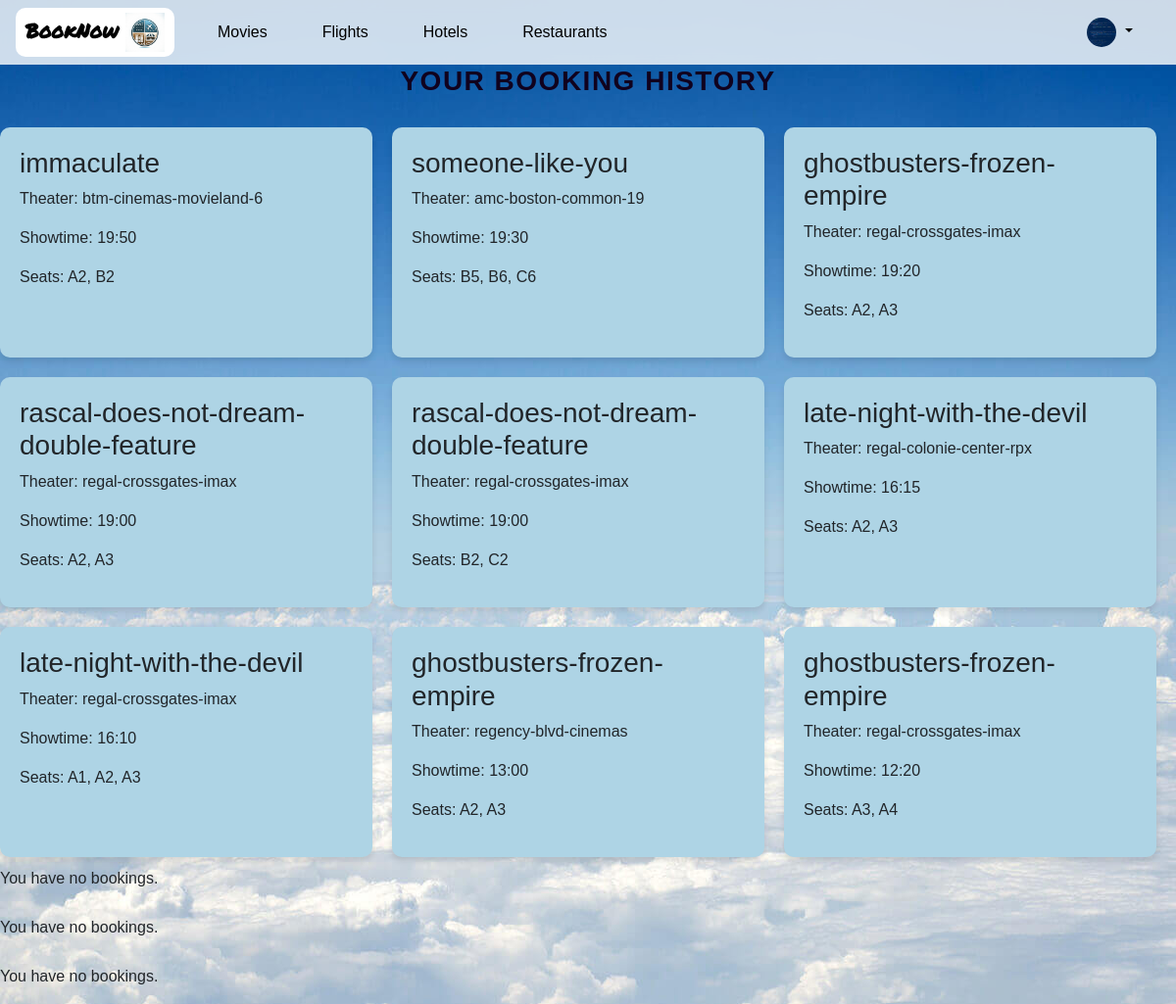
/history/ (signed in), run on the app's committed database.
### user/models.py (models this page shows, shortened)
class UserProfile(models.Model):
    user = models.OneToOneField(User, on_delete=models.CASCADE)
    name= models.CharField(max_length=100)
    lname=models.CharField(null=True,max_length=100,blank=True,default='')
    email = models.EmailField(null=True)
    profile_pic = models.ImageField(upload_to='profile_pics/', null=True, blank=True)
    address = models.TextField(null=True,blank=True)
    line1=models.TextField(null=True,blank=True,default='')
    line2=models.TextField(null=True,blank=True,default='')
    state=models.TextField(null=True,blank=True,default='')
    country=models.TextField(null=True,blank=True,default='')
    country_code=models.IntegerField( default=0)
    phno = models.IntegerField( default=0)

class MovieTickets(models.Model):
    user = models.ForeignKey(settings.AUTH_USER_MODEL, on_delete=models.CASCADE)
    theater = models.CharField(max_length=255)
    movie = models.CharField(max_length=255)
    showtime = models.CharField(max_length=25)
    booking_id = models.AutoField(primary_key=True)
    tickets = models.CharField(max_length=255)
    payment = models.BooleanField(default=False)

### user/views.py (the view)
# urls.py: path('history/', views.history, name='history'),
@login_required
def history(request):
    bookings = MovieTickets.objects.filter(user=request.user,payment=True).order_by('-showtime')
    flight_bookings = FlightBooking.objects.filter(user=request.user)
    flight_bookings_filtered = []
    for booking in flight_bookings:
        data = []
        data.extend([booking.booking_id, booking.arrival_airport, booking.departure_airport,  booking.duration, booking.price])
        passengers = Passenger.objects.filter(booking=booking)
        flight_bookings_filtered.append(data)
    hotel_bookings = HotelBooking.objects.filter(user=request.user)
    hotel_bookings_filtered = []
    for booking in hotel_bookings:
        data = []
        data.extend([booking.booking_id, booking.hotel_name, booking.checkin_date, booking.checkout_date, booking.duration, booking.price])
        passengers = HotelCustomer.objects.filter(booking=booking)
        hotel_bookings_filtered.append(data)
    restraunt_bookings = RestrauntBooking.objects.filter(user=request.user)
    restraunt_bookings_filtered = []
    for booking in restraunt_bookings:
        data = []
        data.extend([booking.booking_id, booking.restraunt_name, booking.visit_date])
        passengers = RestrauntCustomer.objects.filter(booking=booking)
        restraunt_bookings_filtered.append(data)
    context = {
        'bookings': bookings,
        'flight_bookings': flight_bookings_filtered,
        'hotel_bookings': hotel_bookings_filtered,
        'restraunt_bookings': restraunt_bookings_filtered
    }
    return render(request, 'history.html', context)

### templates/history.html (shortened to what this page needs)
{% extends 'base.html' %}
{% block content %}
<div class="booking-history">
    <h2 class="booking-history-header">Your Booking History</h2>
    <div class="bookings-container">
        {% for booking in bookings %}
            <div class="booking-card">
                <h3>{{ booking.movie }}</h3>
                <p>Theater: {{ booking.theater }}</p>
                <p>Showtime: {{ booking.showtime }}</p>
                <p>Seats: {{ booking.tickets }}</p>
            </div>
        {% empty %}
            <p>You have no bookings.</p>
        {% endfor %}
    </div>
    <div class="bookings-container">
        {% for booking in flight_bookings %}
            <div class="booking-card">
                <h3>ID: {{ booking.0 }}</h3>
                <p>Departure: {{ booking.1 }}</p>
                <p>Arrival Airport: {{ booking.2 }}</p>
                <p>Flight Duration: {{ booking.3 }} minutes</p>
                <p>Price: {{ booking.4 }}</p>
            </div>
        {% empty %}
            <p>You have no bookings.</p>
        {% endfor %}
    </div>
    <div class="bookings-container">
        {% for booking in hotel_bookings %}
            <div class="booking-card">
                <h3>ID: {{ booking.0 }}</h3>
                <p>Hotel Name: {{ booking.1 }}</p>
                <p>Check In Date: {{ booking.2 }}</p>
                <p>Check Out Date: {{ booking.3 }} </p>
                <p>Price: {{ booking.4 }}</p>
            </div>
        {% empty %}
            <p>You have no bookings.</p>
        {% endfor %}
    </div>
    <div class="bookings-container">
        {% for booking in restraunt_bookings %}
            <div class="booking-card">
                <h3>ID: {{ booking.0 }}</h3>
                <p>Restraunt Name: {{ booking.1 }}</p>
                <p>Visit Date: {{ booking.2 }} </p>
            </div>
        {% empty %}
            <p>You have no bookings.</p>
        {% endfor %}
    </div>
</div>
{% endblock %}

### templates/base.html (shortened to what this page needs)
{% load static %}
<!DOCTYPE html>
<html lang="en">
<head>
    <link href="https://stackpath.bootstrapcdn.com/bootstrap/4.5.2/css/bootstrap.min.css" rel="stylesheet">
    <link rel="stylesheet" href="https://stackpath.bootstrapcdn.com/font-awesome/4.7.0/css/font-awesome.min.css">
    <link rel="stylesheet" href="https://stackpath.bootstrapcdn.com/bootstrap/4.3.1/css/bootstrap.min.css">
    <link rel="stylesheet" href="https://cdnjs.cloudflare.com/ajax/libs/font-awesome/5.15.4/css/all.min.css">
    <link rel="stylesheet" href="{% static 'css/index.css' %}">
    <link rel="stylesheet" href="{% static 'css/bookings.css' %}">
    <link rel="stylesheet" href="{% static 'css/main.css' %}">
    <link rel="stylesheet" href="{% static 'css/seat.css' %}">
</head>
<body>
    <nav class="navbar navbar-expand-lg navbar-light" style="top: 0px;position: sticky;">
        <a class="navbar-brand" href="{% url 'home' %}" style="background-color: white; border-radius: 10px; padding-left: 10px; box-shadow: #000;">BookNow
            <img src="{% static 'logo.png' %}" alt="Logo" style="width: 40px; height: 40px; margin-right: 10px; vertical-align: middle;">
        </a>
        <div class="collapse navbar-collapse" id="navbarNav">
            <ul class="navbar-nav mr-auto">
                {% if request.resolver_match.url_name != 'home' %}
                    <li class="nav-item">
                        <a class="nav-link" href="{% url 'movies_home' %}">Movies</a>
                    </li>
                    <li class="nav-item">
                        <a class="nav-link" href="{% url 'search_flights' %}">Flights</a>
                    </li>
                    <li class="nav-item">
                        <a class="nav-link" href="{% url 'hotel_list' %}">Hotels</a>
                    </li>
                    <li class="nav-item">
                        <a class="nav-link" href="{% url 'restraunt_list' %}">Restaurants</a>
                    </li>
                {% endif %}
            </ul>
            {% if user.is_authenticated %}
            <ul class="navbar-nav">
                <li class="nav-item dropdown">
                    <a class="nav-link dropdown-toggle" href="#" id="navbarDropdownMenuLink" data-toggle="dropdown" aria-haspopup="true" aria-expanded="false">
                        {% if user.userprofile.profile_pic %}
                            <img src="{{ user.userprofile.profile_pic.url }}" alt="Profile" style="width: 30px; height: 30px; border-radius: 50%;">
                        {% else %}
                            <img src="{% static 'default-profile.png' %}" alt="Default" style="width: 30px; height: 30px; border-radius: 50%;">
                        {% endif %}
                    </a>
                </li>
            </ul>
            {% endif %}
        </div>
    </nav>
    {% block content %}
    {% endblock %}
</body>
</html>

### static/css/bookings.css (style rules this page uses)
body { background: linear-gradient(250deg, #0000007d, #0a0a0a1c), url(../images/bookings.jpg); min-height: 100vh; background-position: center; background-repeat: no-repeat; background-size: cover; }

### templates/history.html (style rules this page uses)
body { background: url("/static/profile_bg.jpg"); }
.booking-history .booking-history-header { text-align: center; font-size: 28px; color: #10011e; margin-bottom: 30px; text-transform: uppercase; letter-spacing: 1.5px; font-weight: 600; }
.booking-history .bookings-container { display: flex; flex-wrap: wrap; gap: 20px; margin-top: 10px; }
.booking-history .booking-card { flex: 0 1 calc(33.333% - 20px); background-color: #aed4e5; padding: 20px; border-radius: 10px; box-shadow: 0 4px 6px rgba(0, 0, 0, 0.1); }
.booking-history .booking-card h3 { margin-top: 0; }

### data on the page
MovieTickets: movie "immaculate", theater "btm-cinemas-movieland-6", showtime "19:50", tickets "A2, B2"
MovieTickets: movie "someone-like-you", theater "amc-boston-common-19", showtime "19:30", tickets "B5, B6, C6"
MovieTickets: movie "ghostbusters-frozen-empire", theater "regal-crossgates-imax", showtime "19:20", tickets "A2, A3"
MovieTickets: movie "rascal-does-not-dream-double-feature", theater "regal-crossgates-imax", showtime "19:00", tickets "A2, A3"
MovieTickets: movie "rascal-does-not-dream-double-feature", theater "regal-crossgates-imax", showtime "19:00", tickets "B2, C2"
MovieTickets: movie "late-night-with-the-devil", theater "regal-colonie-center-rpx", showtime "16:15", tickets "A2, A3"
MovieTickets: movie "late-night-with-the-devil", theater "regal-crossgates-imax", showtime "16:10", tickets "A1, A2, A3"
MovieTickets: movie "ghostbusters-frozen-empire", theater "regency-blvd-cinemas", showtime "13:00", tickets "A2, A3"
MovieTickets: movie "ghostbusters-frozen-empire", theater "regal-crossgates-imax", showtime "12:20", tickets "A3, A4"
